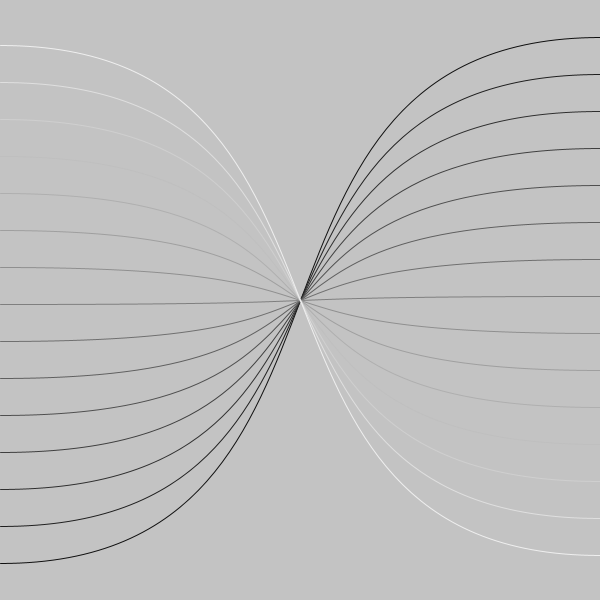
Frame 1 (no input)
Frame 60 (the mouse pressed at the canvas centre just before this capture): identical to frame 1, image omitted
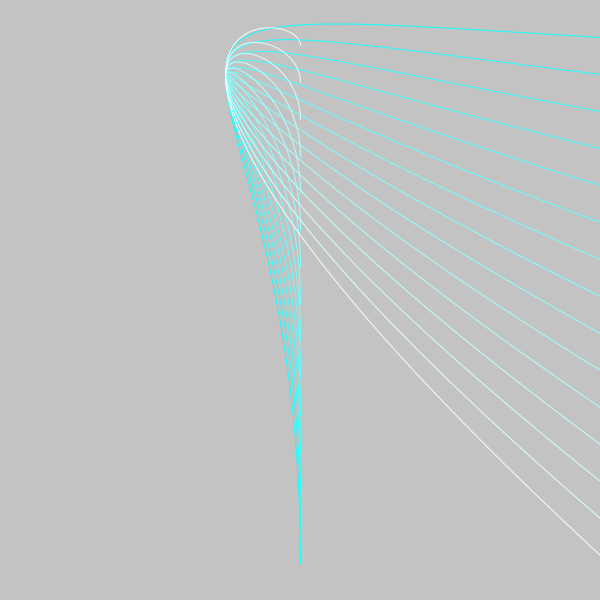
Frame 120 (the mouse held since frame 60 and released just before this capture)

The Processing sketch that drew these frames (run headless with seeded random() and noise(); from frame 60 on, the mouse is pressed at the canvas centre):

// Processing sketch: processing_81293
// ── processing_81293.pde

/*
Program Title: A2-6
 Program Description: Create a responsive animation using curves that behaves differently when the mouse is dragged at different
 speeds. Make it so that it begins when the mouse is clicked and ends when any keyboard button is pressed.
 By Jillian Warren, October 4, 2012
 Comments: IAT 800 - Assignment 2 
 
 ***Inspiration from: http://www.openprocessing.org/sketch/64666
 */


//***global variable
boolean startChange; // use as switch for mouse and key activity


//**setup initial canvas
void setup () {
  size(600, 600);
  smooth();

  background(195);
  noFill();
}//end setup


//*** call draw method will draw bezier curves, if the mouse is pressed (trigger switch startChange) then transformations based
// on distance (speed) between points (including mouse dragging position throuh current and previous pts)
void draw () {
  background(195);

  if (startChange == false) {

    for (int i=1; i<16; i++) {
      float y = i*(height/16);
      stroke(i*16-1);
      bezier(width, y, width/3f, y, width*(2/3f), height-y, 0, height-y);
    }//end for loop
  }//end if


  else {

    for (int i=1; i<16; i++) {
      float y = i*(height/16);
      stroke(i*16-1, 255, 255);
      bezier(width, y, 0, 0, dist(pmouseX, pmouseY, width, mouseY), dist(mouseX, mouseY, pmouseX, pmouseY), dist(pmouseX, pmouseY, mouseX, height), height-y);
    }//end for
  }//end else
}//end draw



//***create "switches" for conditional controls within draw()
void mousePressed () {// if mouse pressed set boolean to true, will trigger ability to change curves
  startChange = true;
}

void keyPressed () { // if key pressed set boolean to false, will stop ability to change curves
  startChange = false;
}
